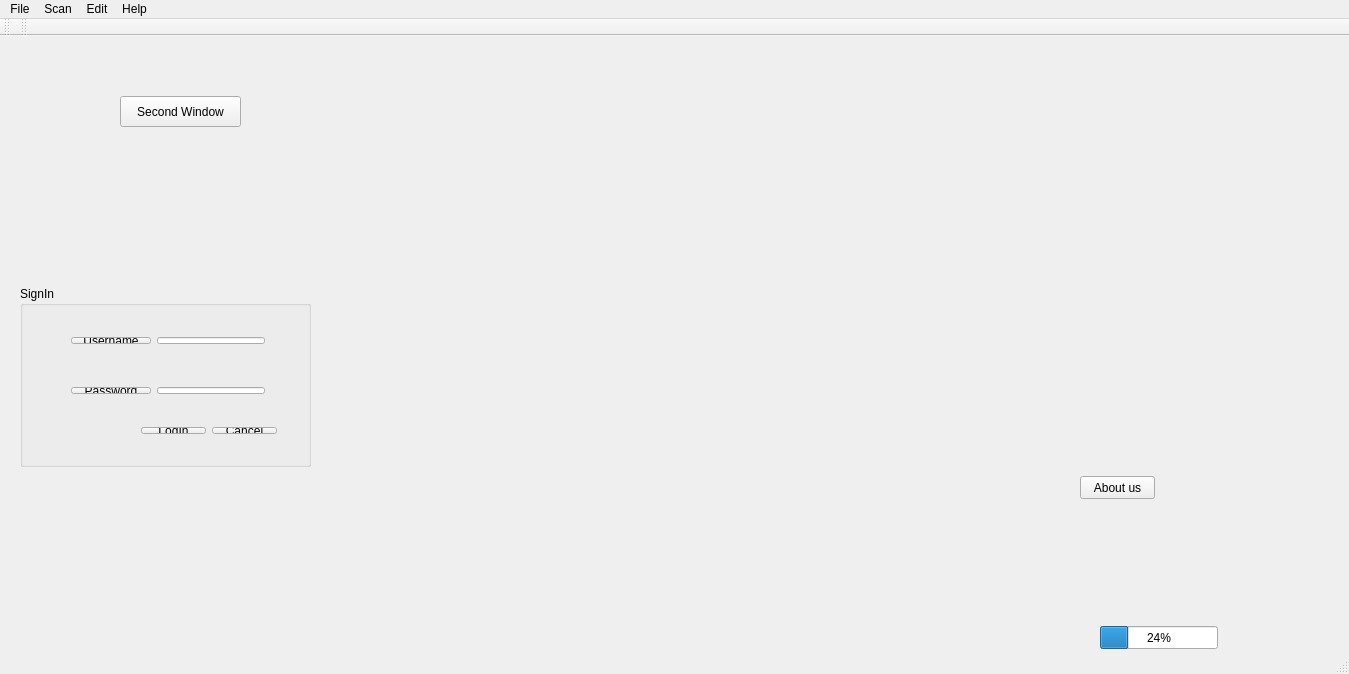
<?xml version="1.0" encoding="UTF-8"?>
<ui version="4.0">
 <class>MainWindow</class>
 <widget class="QMainWindow" name="MainWindow">
  <property name="geometry">
   <rect>
    <x>0</x>
    <y>0</y>
    <width>1349</width>
    <height>674</height>
   </rect>
  </property>
  <property name="windowTitle">
   <string>3D KORN SCANNER</string>
  </property>
  <property name="styleSheet">
   <string notr="true">font: 75 12pt &quot;Times New Roman&quot;;
font: 75 12pt &quot;Times New Roman&quot;;

font: 75 12pt &quot;Times New Roman&quot;;</string>
  </property>
  <widget class="TDK_CentralWidget" name="centralWidget">
   <widget class="QLabel" name="label">
    <property name="geometry">
     <rect>
      <x>1080</x>
      <y>490</y>
      <width>271</width>
      <height>101</height>
     </rect>
    </property>
    <property name="text">
     <string>&lt;html&gt;&lt;head/&gt;&lt;body&gt;&lt;p&gt;&lt;br/&gt;&lt;/p&gt;&lt;/body&gt;&lt;/html&gt;</string>
    </property>
   </widget>
   <widget class="QPushButton" name="pushButton">
    <property name="geometry">
     <rect>
      <x>1080</x>
      <y>440</y>
      <width>75</width>
      <height>23</height>
     </rect>
    </property>
    <property name="text">
     <string>About us</string>
    </property>
   </widget>
   <widget class="QLabel" name="image">
    <property name="geometry">
     <rect>
      <x>220</x>
      <y>40</y>
      <width>481</width>
      <height>351</height>
     </rect>
    </property>
    <property name="text">
     <string/>
    </property>
   </widget>
   <widget class="QPushButton" name="pushButton_2">
    <property name="geometry">
     <rect>
      <x>120</x>
      <y>60</y>
      <width>121</width>
      <height>31</height>
     </rect>
    </property>
    <property name="text">
     <string>Second Window</string>
    </property>
   </widget>
   <widget class="QGroupBox" name="groupBox">
    <property name="geometry">
     <rect>
      <x>20</x>
      <y>250</y>
      <width>291</width>
      <height>181</height>
     </rect>
    </property>
    <property name="title">
     <string>SignIn</string>
    </property>
    <widget class="QWidget" name="layoutWidget">
     <property name="geometry">
      <rect>
       <x>40</x>
       <y>40</y>
       <width>216</width>
       <height>29</height>
      </rect>
     </property>
     <layout class="QHBoxLayout" name="horizontalLayout">
      <item>
       <widget class="QPushButton" name="pushButton_3">
        <property name="text">
         <string>Username</string>
        </property>
       </widget>
      </item>
      <item>
       <widget class="QLineEdit" name="lineEdit_username"/>
      </item>
     </layout>
    </widget>
    <widget class="QWidget" name="layoutWidget_2">
     <property name="geometry">
      <rect>
       <x>40</x>
       <y>90</y>
       <width>216</width>
       <height>29</height>
      </rect>
     </property>
     <layout class="QHBoxLayout" name="horizontalLayout_2">
      <item>
       <widget class="QPushButton" name="pushButton_4">
        <property name="text">
         <string>Password</string>
        </property>
       </widget>
      </item>
      <item>
       <widget class="QLineEdit" name="lineEdit_password"/>
      </item>
     </layout>
    </widget>
    <widget class="QWidget" name="layoutWidget_3">
     <property name="geometry">
      <rect>
       <x>110</x>
       <y>130</y>
       <width>158</width>
       <height>29</height>
      </rect>
     </property>
     <layout class="QHBoxLayout" name="horizontalLayout_3">
      <item>
       <widget class="QPushButton" name="pushButton_Login">
        <property name="text">
         <string>LogIn</string>
        </property>
       </widget>
      </item>
      <item>
       <widget class="QPushButton" name="pushButton_6">
        <property name="text">
         <string>Cancel</string>
        </property>
       </widget>
      </item>
     </layout>
    </widget>
   </widget>
   <widget class="QLabel" name="label_2">
    <property name="geometry">
     <rect>
      <x>1240</x>
      <y>583</y>
      <width>101</width>
      <height>20</height>
     </rect>
    </property>
    <property name="text">
     <string/>
    </property>
   </widget>
   <widget class="QProgressBar" name="progressBar">
    <property name="geometry">
     <rect>
      <x>1100</x>
      <y>590</y>
      <width>118</width>
      <height>23</height>
     </rect>
    </property>
    <property name="value">
     <number>24</number>
    </property>
   </widget>
  </widget>
  <widget class="QMenuBar" name="menuBar">
   <property name="geometry">
    <rect>
     <x>0</x>
     <y>0</y>
     <width>1349</width>
     <height>25</height>
    </rect>
   </property>
   <widget class="QMenu" name="menuFile">
    <property name="title">
     <string>File</string>
    </property>
    <widget class="QMenu" name="menuSave_Project_As">
     <property name="title">
      <string>Save Project As</string>
     </property>
     <addaction name="action_STL_File"/>
     <addaction name="actionJPEG_File"/>
     <addaction name="actionNotepad"/>
     <addaction name="actionWord"/>
    </widget>
    <addaction name="actionNew_Project"/>
    <addaction name="actionImport_Project"/>
    <addaction name="actionOpen_Project"/>
    <addaction name="actionSave_Project"/>
    <addaction name="menuSave_Project_As"/>
    <addaction name="actionClose_Project"/>
    <addaction name="separator"/>
    <addaction name="actionExport_Project"/>
    <addaction name="actionExit"/>
   </widget>
   <widget class="QMenu" name="menuEdit">
    <property name="title">
     <string>Edit</string>
    </property>
    <addaction name="actionUndo"/>
    <addaction name="actionRedo"/>
    <addaction name="actionClear_Screen"/>
   </widget>
   <widget class="QMenu" name="menuScan">
    <property name="title">
     <string>Scan</string>
    </property>
    <addaction name="actionNew_Scan_Project"/>
    <addaction name="actionEdit_Project"/>
    <addaction name="actionStop_Scan"/>
    <addaction name="actionReset"/>
   </widget>
   <widget class="QMenu" name="menuHelp">
    <property name="title">
     <string>Help</string>
    </property>
    <addaction name="separator"/>
    <addaction name="actionHelp_Guide"/>
    <addaction name="actionAbout_Uniforn_s"/>
   </widget>
   <addaction name="menuFile"/>
   <addaction name="menuScan"/>
   <addaction name="menuEdit"/>
   <addaction name="menuHelp"/>
  </widget>
  <widget class="QToolBar" name="mainToolBar">
   <attribute name="toolBarArea">
    <enum>TopToolBarArea</enum>
   </attribute>
   <attribute name="toolBarBreak">
    <bool>false</bool>
   </attribute>
  </widget>
  <widget class="QStatusBar" name="statusBar"/>
  <widget class="QToolBar" name="toolBar_2">
   <property name="windowTitle">
    <string>toolBar_2</string>
   </property>
   <attribute name="toolBarArea">
    <enum>TopToolBarArea</enum>
   </attribute>
   <attribute name="toolBarBreak">
    <bool>false</bool>
   </attribute>
  </widget>
  <action name="actionNew_Project">
   <property name="text">
    <string>New Project</string>
   </property>
  </action>
  <action name="actionImport_Project">
   <property name="text">
    <string>Import Project</string>
   </property>
  </action>
  <action name="actionOpen_Project">
   <property name="text">
    <string>Open Project</string>
   </property>
  </action>
  <action name="actionSave_Project">
   <property name="text">
    <string>Save Project</string>
   </property>
  </action>
  <action name="action_STL_File">
   <property name="text">
    <string>.STL File</string>
   </property>
  </action>
  <action name="actionJPEG_File">
   <property name="text">
    <string>JPEG File</string>
   </property>
  </action>
  <action name="actionNotepad">
   <property name="text">
    <string>Notepad</string>
   </property>
  </action>
  <action name="actionWord">
   <property name="text">
    <string>Word</string>
   </property>
  </action>
  <action name="actionUndo">
   <property name="text">
    <string>Undo</string>
   </property>
  </action>
  <action name="actionRedo">
   <property name="text">
    <string>Redo</string>
   </property>
  </action>
  <action name="actionNew_Scan_Project">
   <property name="text">
    <string>Start Scan</string>
   </property>
  </action>
  <action name="actionEdit_Project">
   <property name="text">
    <string>Edit Scan</string>
   </property>
  </action>
  <action name="actionStop_Scan">
   <property name="text">
    <string>Stop Scan</string>
   </property>
  </action>
  <action name="actionClose_Project">
   <property name="text">
    <string>Close Project</string>
   </property>
  </action>
  <action name="actionExport_Project">
   <property name="text">
    <string>Export Project</string>
   </property>
  </action>
  <action name="actionExit">
   <property name="text">
    <string>Exit</string>
   </property>
  </action>
  <action name="actionHelp_Guide">
   <property name="text">
    <string>Help Guide</string>
   </property>
  </action>
  <action name="actionAbout_Uniforn_s">
   <property name="text">
    <string>About Unicorn Team</string>
   </property>
  </action>
  <action name="actionReset">
   <property name="text">
    <string>Reset</string>
   </property>
  </action>
  <action name="actionClear_Screen">
   <property name="text">
    <string>Clear Screen</string>
   </property>
  </action>
 </widget>
 <layoutdefault spacing="6" margin="11"/>
 <customwidgets>
  <customwidget>
   <class>TDK_CentralWidget</class>
   <extends>QWidget</extends>
   <header>tdk_centralwidget.h</header>
   <container>1</container>
  </customwidget>
 </customwidgets>
 <resources/>
 <connections/>
</ui>
